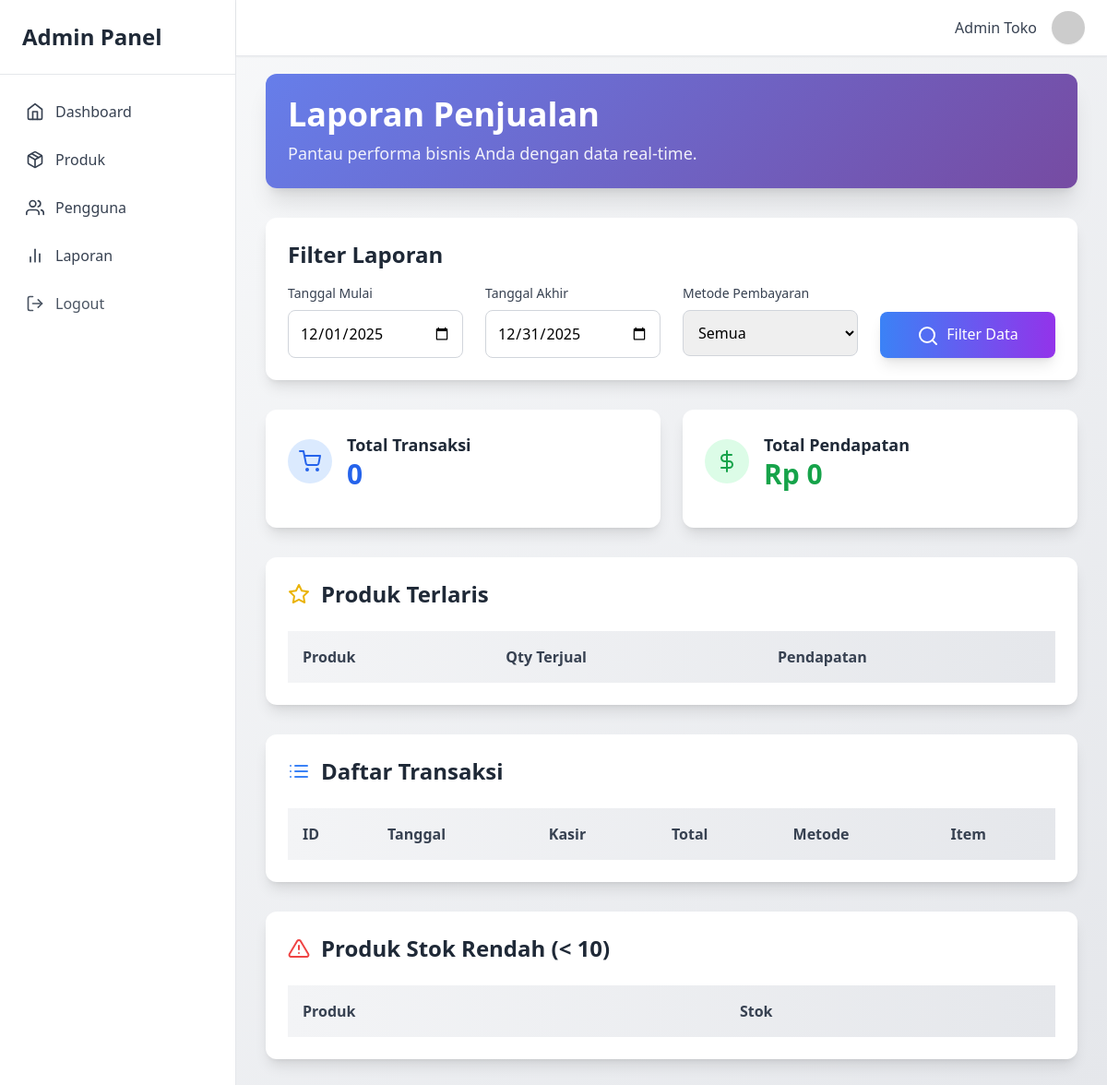
/dashboard/reports/ui/index.php (signed in), run on an earlier commit of the app's database.
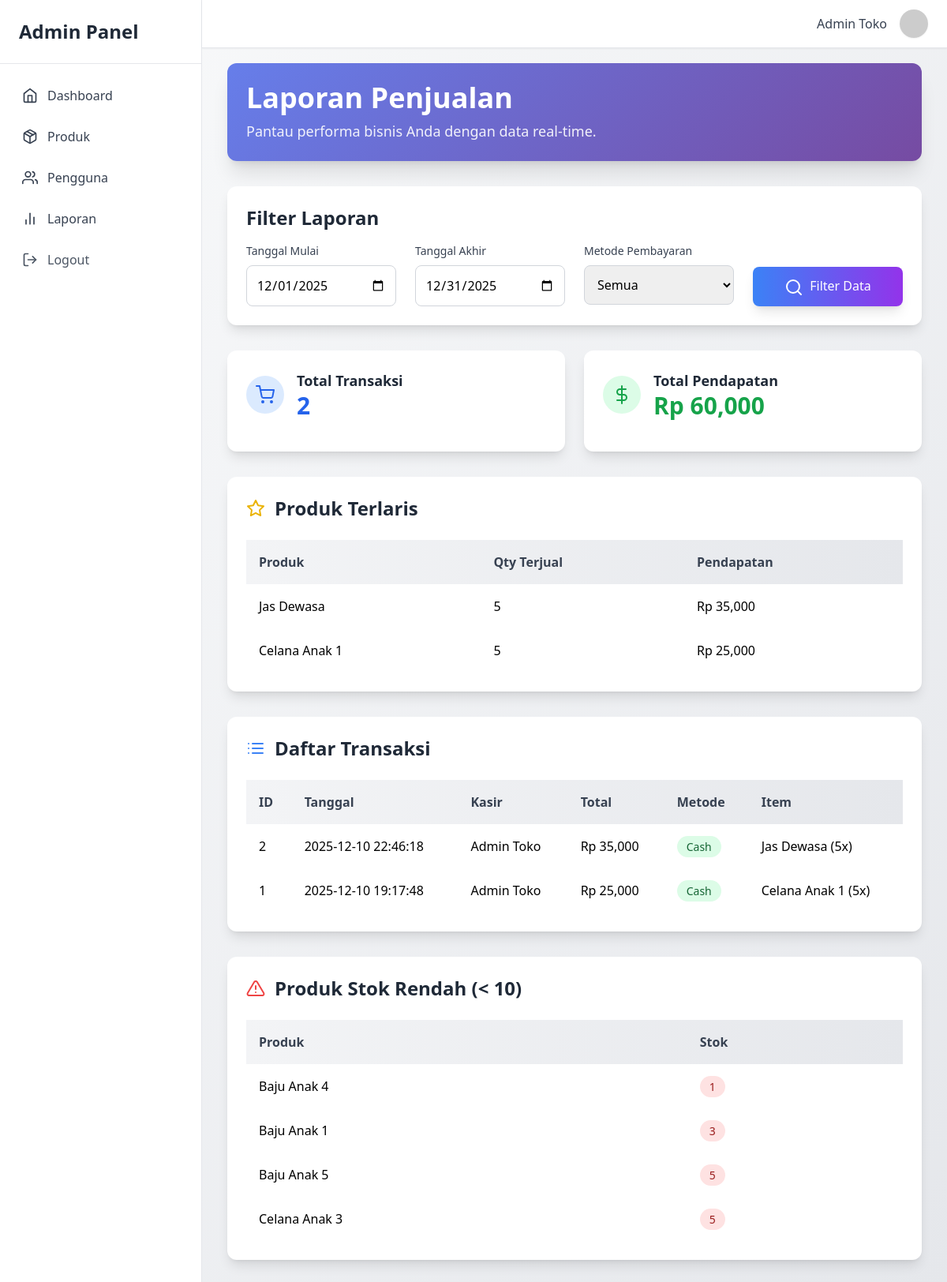
And on a later commit of the database.
### tables this page shows
CREATE TABLE `transactions` (
  `id` int(11) NOT NULL,
  `user_id` int(11) NOT NULL,
  `total` int(11) NOT NULL,
  `payment` int(11) NOT NULL,
  `change_money` int(11) NOT NULL,
  `method` enum('cash','qris','transfer') DEFAULT 'cash',
  `created_at` datetime DEFAULT current_timestamp()
);

CREATE TABLE `users` (
  `id` int(11) NOT NULL,
  `name` varchar(100) NOT NULL,
  `email` varchar(100) NOT NULL,
  `password` varchar(255) NOT NULL,
  `role` enum('admin','kasir') DEFAULT 'kasir',
  `created_at` datetime DEFAULT current_timestamp()
);

CREATE TABLE `products` (
  `id` int(11) NOT NULL,
  `name` varchar(150) NOT NULL,
  `price` int(11) NOT NULL,
  `stock` int(11) NOT NULL,
  `image` varchar(255) DEFAULT NULL,
  `is_deleted` tinyint(1) DEFAULT 0,
  `created_at` datetime DEFAULT current_timestamp(),
  `updated_at` datetime DEFAULT current_timestamp() ON UPDATE current_timestamp()
);

### dashboard/reports/logic/index.php (called while the page is built, shortened)
<?php
include "../../../include/conn.php";
$start_date = isset($_GET['start_date']) ? $_GET['start_date'] : date('Y-m-01');
$end_date = isset($_GET['end_date']) ? $_GET['end_date'] : date('Y-m-t');
$query_summary = "
    SELECT
        COUNT(t.id) AS total_transactions,
        SUM(t.total) AS total_revenue,
        SUM(t.payment) AS total_payment,
        SUM(t.change_money) AS total_change
    FROM transactions t
    WHERE DATE(t.created_at) BETWEEN '$start_date' AND '$end_date'
";
$result_summary = mysqli_query($conn, $query_summary);
$summary = mysqli_fetch_assoc($result_summary);
$query_top_products = "
    SELECT
        p.name AS product_name,
        SUM(ti.qty) AS total_qty_sold,
        SUM(ti.subtotal) AS total_revenue
    FROM transaction_items ti
    JOIN products p ON ti.product_id = p.id
    JOIN transactions t ON ti.transaction_id = t.id
    WHERE DATE(t.created_at) BETWEEN '$start_date' AND '$end_date'
    GROUP BY p.id
    ORDER BY total_qty_sold DESC
    LIMIT 10
";
$result_top_products = mysqli_query($conn, $query_top_products);
$query_transactions = "
    SELECT
        t.id,
        t.created_at,
        u.name AS user_name,
        t.total,
        t.method,
        GROUP_CONCAT(CONCAT(p.name, ' (', ti.qty, 'x)') SEPARATOR ', ') AS items
    FROM transactions t
    JOIN users u ON t.user_id = u.id
    LEFT JOIN transaction_items ti ON t.id = ti.transaction_id
    LEFT JOIN products p ON ti.product_id = p.id
    WHERE DATE(t.created_at) BETWEEN '$start_date' AND '$end_date'
";
$query_transactions .= " GROUP BY t.id ORDER BY t.created_at DESC";
$result_transactions = mysqli_query($conn, $query_transactions);
$query_low_stock = "
    SELECT name, stock
    FROM products
    WHERE stock < 10
    ORDER BY stock ASC
";
$result_low_stock = mysqli_query($conn, $query_low_stock);

### dashboard/reports/ui/index.php (the view, shortened to what the changed rows need)
<!DOCTYPE html>
<html lang="en">
<head>
  <script src="https://cdn.tailwindcss.com"></script>
  <?php include "../logic/index.php"; ?>
</head>
<body class="bg-gradient-to-br from-gray-50 to-gray-200 min-h-screen">
  <?php include "../../../include/layouts/sidebar.php"; ?>
  <div class="ml-64 pt-20 p-8">
    <div class="gradient-bg text-white p-6 rounded-xl shadow-xl mb-8">
      <h1 class="text-4xl font-bold mb-2">Laporan Penjualan</h1>
    </div>
    <div class="bg-white p-6 rounded-xl shadow-lg mb-8 card-hover">
      <h2 class="text-2xl font-semibold mb-4 text-gray-800">Filter Laporan</h2>
    </div>
    <div class="grid grid-cols-1 md:grid-cols-2 lg:grid-cols-2 gap-6 mb-8">
      <div class="bg-white p-6 rounded-xl shadow-lg card-hover">
        <div class="flex items-center mb-4">
          <div class="ml-4">
            <h3 class="text-lg font-semibold text-gray-800">Total Transaksi</h3>
            <p class="text-3xl font-bold text-blue-600"><?php echo $summary['total_transactions'] ?? 0; ?></p>
          </div>
        </div>
      </div>
      <div class="bg-white p-6 rounded-xl shadow-lg card-hover">
        <div class="flex items-center mb-4">
          <div class="ml-4">
            <h3 class="text-lg font-semibold text-gray-800">Total Pendapatan</h3>
            <p class="text-3xl font-bold text-green-600">Rp <?php echo number_format($summary['total_revenue'] ?? 0); ?></p>
          </div>
        </div>
      </div>
    </div>
    <div class="bg-white p-6 rounded-xl shadow-lg mb-8 card-hover">
      <h2 class="text-2xl font-semibold mb-6 text-gray-800 flex items-center">
        <i data-feather="star" class="mr-3 text-yellow-500"></i>Produk Terlaris
      </h2>
      <div class="overflow-x-auto">
        <table class="w-full table-auto">
          <thead class="bg-gradient-to-r from-gray-100 to-gray-200">
            <tr>
              <th class="p-4 text-left font-semibold text-gray-700">Produk</th>
              <th class="p-4 text-left font-semibold text-gray-700">Qty Terjual</th>
              <th class="p-4 text-left font-semibold text-gray-700">Pendapatan</th>
            </tr>
          </thead>
          <tbody>
            <?php while ($row = mysqli_fetch_assoc($result_top_products)): ?>
              <tr class="hover:bg-gray-50 transition">
                <td class="p-4"><?php echo $row['product_name']; ?></td>
                <td class="p-4"><?php echo $row['total_qty_sold']; ?></td>
                <td class="p-4">Rp <?php echo number_format($row['total_revenue']); ?></td>
              </tr>
            <?php endwhile; ?>
          </tbody>
        </table>
      </div>
    </div>
    <div class="bg-white p-6 rounded-xl shadow-lg mb-8 card-hover">
      <h2 class="text-2xl font-semibold mb-6 text-gray-800 flex items-center">
        <i data-feather="list" class="mr-3 text-blue-500"></i>Daftar Transaksi
      </h2>
      <div class="overflow-x-auto">
        <table class="w-full table-auto">
          <thead class="bg-gradient-to-r from-gray-100 to-gray-200">
            <tr>
              <th class="p-4 text-left font-semibold text-gray-700">ID</th>
              <th class="p-4 text-left font-semibold text-gray-700">Tanggal</th>
              <th class="p-4 text-left font-semibold text-gray-700">Kasir</th>
              <th class="p-4 text-left font-semibold text-gray-700">Total</th>
              <th class="p-4 text-left font-semibold text-gray-700">Metode</th>
              <th class="p-4 text-left font-semibold text-gray-700">Item</th>
            </tr>
          </thead>
          <tbody>
            <?php while ($row = mysqli_fetch_assoc($result_transactions)): ?>
              <tr class="hover:bg-gray-50 transition">
                <td class="p-4"><?php echo $row['id']; ?></td>
                <td class="p-4"><?php echo $row['created_at']; ?></td>
                <td class="p-4"><?php echo $row['user_name']; ?></td>
                <td class="p-4">Rp <?php echo number_format($row['total']); ?></td>
                <td class="p-4">
                  <span class="px-3 py-1 rounded-full text-sm font-medium
                                        <?php echo $row['method'] == 'cash' ? 'bg-green-100 text-green-800' : ($row['method'] == 'qris' ? 'bg-blue-100 text-blue-800' : 'bg-purple-100 text-purple-800'); ?>">
                    <?php echo ucfirst($row['method']); ?>
                  </span>
                </td>
                <td class="p-4"><?php echo $row['items']; ?></td>
              </tr>
            <?php endwhile; ?>
          </tbody>
        </table>
      </div>
    </div>
    <div class="bg-white p-6 rounded-xl shadow-lg card-hover">
      <h2 class="text-2xl font-semibold mb-6 text-gray-800 flex items-center">
        <i data-feather="alert-triangle" class="mr-3 text-red-500"></i>Produk Stok Rendah (< 10)
          </h2>
          <div class="overflow-x-auto">
            <table class="w-full table-auto">
              <thead class="bg-gradient-to-r from-gray-100 to-gray-200">
                <tr>
                  <th class="p-4 text-left font-semibold text-gray-700">Produk</th>
                  <th class="p-4 text-left font-semibold text-gray-700">Stok</th>
                </tr>
              </thead>
              <tbody>
                <?php while ($row = mysqli_fetch_assoc($result_low_stock)): ?>
                  <tr class="hover:bg-gray-50 transition">
                    <td class="p-4"><?php echo $row['name']; ?></td>
                    <td class="p-4">
                      <span class="px-3 py-1 rounded-full text-sm font-medium bg-red-100 text-red-800">
                        <?php echo $row['stock']; ?>
                      </span>
                    </td>
                  </tr>
                <?php endwhile; ?>
              </tbody>
            </table>
          </div>
    </div>
  </div>
</body>
</html>

What changed in the data, as far as the page shows it:
added transactions: id "2", created_at "2025-12-10 22:46:18", user.name "Admin Toko", total "35,000", method "Cash", items "Jas Dewasa (5x)"
added transactions: id "1", created_at "2025-12-10 19:17:48", user.name "Admin Toko", total "25,000", method "Cash", items "Celana Anak 1 (5x)"
added products: name "Baju Anak 4", stock "1"
added products: name "Baju Anak 1", stock "3"
added products: name "Baju Anak 5", stock "5"
added products: name "Celana Anak 3", stock "5"
Also different on the page:
$summary['total_transactions']: "0" → "2"
$summary['total_revenue']: "0" → "60,000"
new list line: "Jas Dewasa 5 Rp 35,000"
new list line: "Celana Anak 1 5 Rp 25,000"
